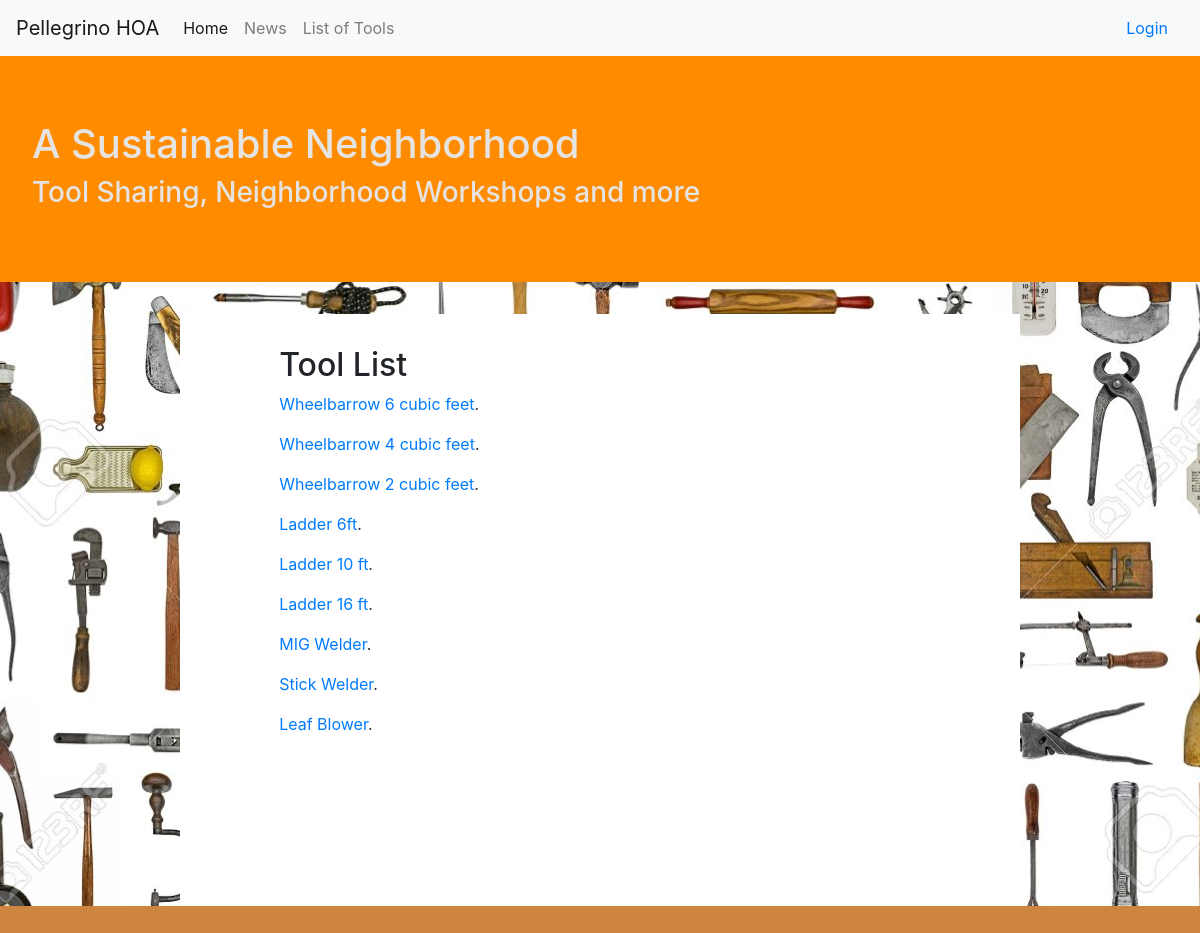
The app's page /catalog/tools/ with its own data.
### catalog/models.py (models this page shows, shortened)
class Tool(models.Model):
    tool = models.CharField(max_length=200)
    host = models.ForeignKey('Host', on_delete=models.SET_NULL, null=True)
    description = models.TextField(max_length=1000,
                                   help_text='Enter a brief description of the tool')
    tool_type = models.ManyToManyField(ToolType, help_text='Select a type for this tool')
    def display_tool_type(self):
        """Create a string for the ToolType.
        This is required to display genre in Admin."""
        return ', '.join(tool_type.name for tool_type in self.tool_type.all()[:3])
    display_tool_type.short_description = 'Tool Type'
    def get_absolute_url(self):
        return reverse('tool-detail', args=[str(self.id)])

### catalog/views.py (the view)
# urls.py: path('tools/', views.ToolListView.as_view(), name='tools'),
class ToolListView(generic.ListView):
    model = Tool
    paginate_by = 12

### catalog/templates/catalog/tool_list.html
{% extends "base_generic.html" %}
{% block content %}
  <h2>Tool List</h2>
  {% if tool_list %}
  <ul class="list-unstyled">
    {% for tool in tool_list %}
      <li>
        <p><a href="{{ tool.get_absolute_url }}">{{ tool.tool }}</a>.</p>
      </li>
    {% endfor %}
  </ul>
  {% else %}
    <p>There are no tools in the tool shed.</p>
  {% endif %}
{% endblock %}

### catalog/static/css/styles.css (style rules this page uses)
body { background-image: url("../images/toolcollage.jpeg"); background-color: #cccccc; background-position: center; background-size: cover; border-bottom: 3rem solid #cd853f; }
ul { margin-block-start: 0; }

### records on screen
Tool: tool "Wheelbarrow 6 cubic feet"
Tool: tool "Wheelbarrow 4 cubic feet"
Tool: tool "Wheelbarrow 2 cubic feet"
Tool: tool "Ladder 6ft"
Tool: tool "Ladder 10 ft"
Tool: tool "Ladder 16 ft"
Tool: tool "MIG Welder"
Tool: tool "Stick Welder"
Tool: tool "Leaf Blower"
